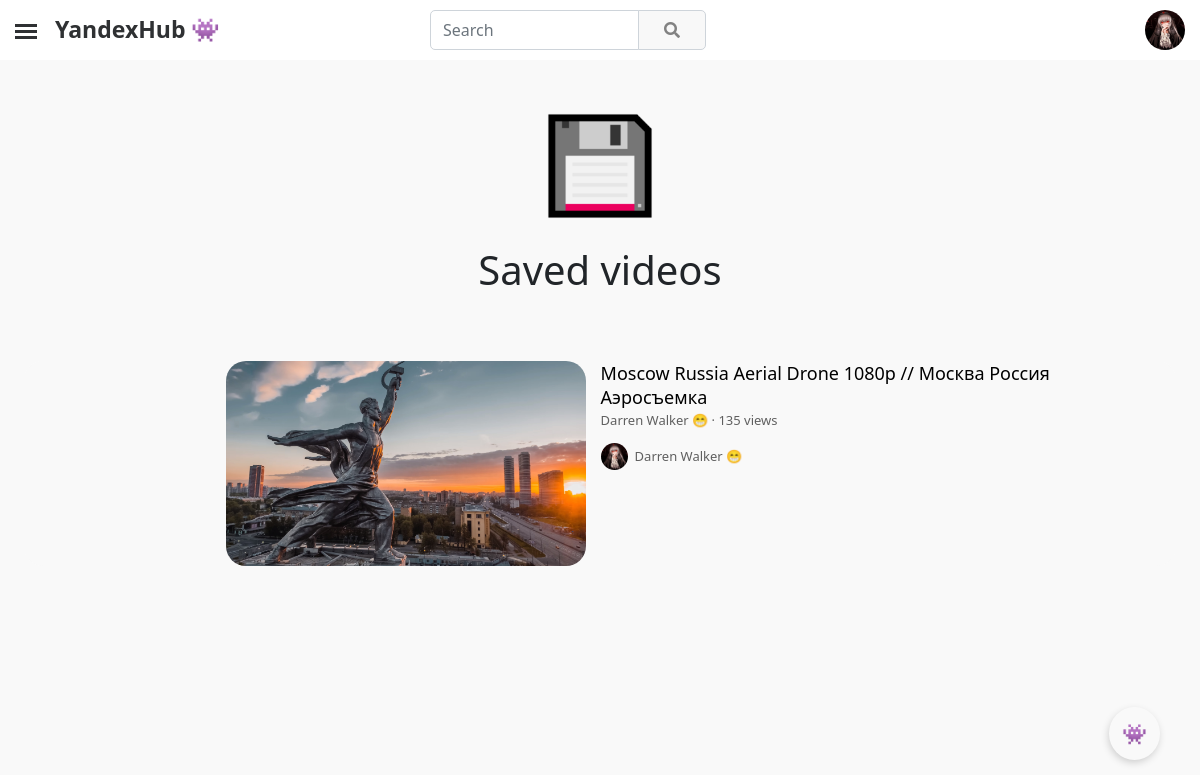
Page /saved/ (signed in) on the committed database.
### YandexHub/apps/mainapp/models.py (models this page shows, shortened)
class CustomUser(AbstractUser):
    user_id = models.CharField(blank=True, null=True, max_length=24)
    email = models.EmailField(null=True, unique=True)
    username = models.CharField(blank=True, null=True, max_length=25)
    avatar = models.ImageField(blank=True, null=True, upload_to = 'avatars/', default='avatars/default/default_avatar.png')
    banner = models.ImageField(blank=True, null=True, upload_to='users_banners/')
    all_views = models.BigIntegerField(default=0)
    all_subscribers = models.BigIntegerField(default=0)
    description = models.TextField(blank=True, null=True, max_length=5000)
    contact_email  = models.CharField(blank=True, null=True, max_length=75)
    location = models.CharField(blank=True, null=True, max_length=50)
    vk_link = models.CharField(blank=True, null=True, max_length=150)
    instagram_link = models.CharField(blank=True, null=True, max_length=150)
    facebook_link = models.CharField(blank=True, null=True, max_length=150)
    reddit_link = models.CharField(blank=True, null=True, max_length=150)
    telegram_link = models.CharField(blank=True, null=True, max_length=150)
    twitter_link = models.CharField(blank=True, null=True, max_length=150)
    website_link = models.CharField(blank=True, null=True, max_length=150)
    telegram = models.CharField(blank=True, null=True, max_length=150)
    date_created = models.DateTimeField(auto_now_add=True, db_index=True)
    REQUIRED_FIELDS = ['username']
    USERNAME_FIELD = 'email'

class SavedVideo(models.Model):
    saved_user = models.ForeignKey(CustomUser, on_delete=models.CASCADE, null=False, related_name='saved_user')
    saved_video = models.ForeignKey(Video, on_delete=models.CASCADE, null=False, related_name='saved_video')
    date_created = models.DateTimeField(auto_now_add=True, db_index=True)

class Video(models.Model):
    video_id = models.CharField(blank=True, null=True, max_length=32)
    creator = models.ForeignKey(CustomUser, on_delete=models.CASCADE, null=False, related_name='video_creator')
    video = models.FileField(upload_to='videos/')
    video_banner = models.ImageField(upload_to='video_banners/')
    views = models.BigIntegerField(default=0)
    likes = models.BigIntegerField(default=0)
    dislikes = models.BigIntegerField(default=0)
    comments = models.BigIntegerField(default=0)
    coefficient = models.FloatField(default=0)
    title = models.CharField(max_length=150)
    description = models.TextField(blank=True, null=True, max_length=1000000)
    date_created = models.DateTimeField(auto_now_add=True, db_index=True)

### YandexHub/apps/mainapp/views.py (the view)
# urls.py: path('saved/', SavedVideosView.as_view(), name="saved__videos__page"),
class SavedVideosView(ListView):
    template_name = 'user/video/saved.html'
    paginate_by = 10
    queryset = SavedVideo
    context_object_name = "videos"
    def get_queryset(self):
        if self.request.user.is_authenticated:
            return SavedVideo.objects.filter(saved_user=self.request.user).order_by("-date_created")
        else:
            return SavedVideo.objects.none()
    def get_context_data(self,**kwargs):
        context = super(SavedVideosView, self).get_context_data(**kwargs)
        context['title'] = 'Saved videos 💾'
        return context

### YandexHub/apps/mainapp/templatetags/poll_extras.py (called while the page is built)
@register.filter(name='brief_views_format')
@stringfilter
def brief_views_format(arg):
    if int(arg) < 1000000:
        if int(arg) == 1:
            return '1 view'
        elif int(arg) < 1000:
            return f'{arg} views'
        else:
            return f"{str_fixed(float(int(arg)/1000), int(arg), 1, 'views')}K views"
    elif int(arg) < 1000000000:
        return f"{str_fixed(float(int(arg)/1000000), int(arg), 1, 'views')}M views"
    elif int(arg) < 1000000000000:
        return f"{str_fixed(float(int(arg)/1000000000), int(arg), 1, 'views')}B views"
    else:
        return ''

@register.filter(name='html_to_text')
@stringfilter
def html_to_text(html):
    cleanr = re.compile('<.*?>')
    cleantext = re.sub(cleanr, '', html)
    return cleantext

### YandexHub/apps/mainapp/templates/user/video/saved.html (shortened to what this page needs)
{% extends "main.html" %}
{% block content %}
{% load poll_extras %}
{% load static %}
<main role="main" style="margin-top: 35px;">
    <div class="block-content">
        {% if request.user.is_authenticated %}
        <section class="py-3 text-center container-fluid">
            <div class="row" style="padding-bottom: 1rem!important;">
                <div class="col-lg-12 col-md-8 mx-auto">
                    <img class="banner-icon" src="{% static 'media/site/icons/floppy-disk.png' %}">
                    <h1 style="margin-bottom: 25px;">Saved videos</h1>
                </div>
            </div>
        </section>
        <div class="infinite-container">
            {% for i in videos %}
            <div class="infinite-item">
                <div class="card" style="height: 205px; margin-top: 10px;">
                    <div class="row g-0" style="width: 65%; position: relative; margin-left: auto; margin-right: auto;">
                        <div class="col-md-4" style="left: 0; position: absolute;">
                            <a style="cursor: pointer;" onclick="transition_link(`{% url 'video__page' i.saved_video.video_id %}`)">
                                <div class="img"
                                    style="width: 360px; height: 205px; border-radius: 20px; background-image: url({{i.saved_video.video_banner.url}});">
                                </div>
                            </a>
                        </div>
                        <div class="col-md-8" style="top: 0; position: absolute; left: 365px;">
                            <div style="padding-top: 0; margin-left: 10px;">
                                <a style="cursor: pointer;" onclick="transition_link(`{% url 'video__page' i.saved_video.video_id %}`)">
                                    <p style="font-size: 18px; margin-bottom: -2px; color: #000;">{{ i.saved_video.title }}</p>
                                </a>
                                <small style="color: #606060; font-size: 13px;"><a style="color: #606060; cursor: pointer;" onclick="transition_link(`{% url 'channel__page' i.saved_video.creator.user_id %}`)">{{i.saved_video.creator.username}}</a> · {{i.saved_video.views|brief_views_format}}</small>
                                <a style="cursor: pointer;" onclick="transition_link(`{% url 'channel__page' i.saved_video.creator.user_id %}`)">
                                    <small style="display: block; margin-top: 12px; font-size: 13px; color: #606060;">
                                        <div class="img"
                                            style="display: inline-block; margin-right: 7px; width: 27px; height: 27px; border-radius: 50%; background-image: url({{i.saved_video.creator.avatar.url}});">
                                        </div>
                                        <div style="display: inline-block; position: absolute; margin-top: 4px;">
                                            {{i.saved_video.creator.username}}</div>
                                    </small>
                                </a>
                            </div>
                        </div>
                    </div>
                </div>
            </div>
            {% endfor %}
        </div>
        {% endif %}
    </div>
</main>
{% endblock %}

### YandexHub/apps/mainapp/templates/components/site/navbar.html (shortened to what this page needs)
<nav class="navbar sticky-top navbar-light" style="padding: 10px 0 10px 0; background-color: #fff;">
    <label for="openSidebarMenu" class="sidebarIconToggle">
        <div class="spinner diagonal part-1"></div>
        <div class="spinner horizontal"></div>
        <div class="spinner diagonal part-2"></div>
    </label>
    {% if request.user.is_authenticated %}
    <a class="navbar-brand logo-block" rel="home" style="cursor: pointer;" onclick="transition_link(`{% url 'main__page' %}`)">
        <div style="max-width:40px; margin-top: -6px; margin-left: 55px;">
             <b class="logo">YandexHub 👾</b>
        </div>
    </a>
    {% else %}
    <a class="navbar-brand logo-block" rel="home" style="cursor: pointer;" onclick="transition_link(`{% url 'main__page' %}`)">
        <div style="max-width:40px; margin-top: -6px; margin-left: 55px;">
             <b class="logo2">YandexHub 👾</b>
        </div>
    </a>
    {% endif %}
    <form class="d-flex container" style="width: 25%;">
        <div class="input-group search-block">
            <input id="search-input" type="text" class="form-control" style="border-radius: 5px 0 0 5px;"
                placeholder="Search" aria-label="Search" aria-describedby="input-group-1" autocomplete="off">
            <div class="input-group-append">
                <a class="btn btn-secondary" class="input-group-text" id="search-button"
                    style="padding-top: 8px; padding-bottom: 8px; padding-left: 25px; padding-right: 25px; border-radius: 0 5px 5px 0; background-color:#F8F8F8; border-color: #CED4DA; color: #828282;">
                    <i class="fa fa-search"></i>
                </a>
            </div>
        </div>
    </form>
    {% if request.user.is_authenticated %}
    <div class="dropdown wrapper-dropdown-3">
        <a role="button" id="dropdownMenuLink" data-bs-toggle="dropdown" aria-expanded="false">
            <div class="avatar-video-img img" style="width: 40px; height: 40px; margin-right: 15px; background-image: url({{ request.user.avatar.url }});"></div>
        </a>
    </div>
    {% else %}
    <a class="btn btn-outline-primary" onclick="transition_link(`{% url 'sign__in__page' %}`)"
        style="border-radius: 5px; margin-right: 15px; cursor: pointer;"><i class="far fa-user"></i> Sign In</a>
    {% endif %}
</nav>

### static/css/main.css (style rules this page uses)
body { -webkit-animation: fade-in 0.5s linear; -moz-animation: fade-in 0.5s linear; -o-animation: fade-in 0.5s linear; animation: fade-in 0.5s linear; }
.row { justify-content: left !important; }
p, a, small { line-height: normal !important; }
.img, img { background-repeat: no-repeat; background-position: center; background-size: cover; }
a { text-decoration: none; }
.card { border-radius: 1.25rem; height: 340px; border: none; background: #f9f9f9; }
.avatar-video-img { width: 45px; height: 45px; margin-right: 10px; border-radius: 50%; }
.row { display: flex; align-items: center; justify-content: center; height: 100%; }
@media (max-width: 3440px) { .block-content { margin-left: 22%; margin-right: 22%; } }
@media (max-width: 2560px) { .block-content { margin-left: 15%; margin-right: 15%; } }
@media (max-width: 1920px) { .block-content { margin-left: 6%; margin-right: 6%; } }
@media (max-width: 1680px) { .block-content { margin-left: 2%; margin-right: 2%; } }
@media (max-width: 1440px) { .block-content { margin-left: 2%; margin-right: 2%; } }
@media (max-width: 1366px) { .block-content { margin-left: 2%; margin-right: 2%; } }
.sidebarIconToggle { transition: all 0.3s; box-sizing: border-box; cursor: pointer; position: absolute; z-index: 99; height: 100%; width: 100%; top: 24px; left: 15px; height: 22px; width: 22px; }
.spinner { transition: all 0.3s; box-sizing: border-box; position: absolute; height: 3px; width: 100%; background-color: #2f3133; }
.horizontal { transition: all 0.3s; box-sizing: border-box; position: relative; float: left; margin-top: 3px; }
.diagonal.part-1 { position: relative; transition: all 0.3s; box-sizing: border-box; float: left; }
.diagonal.part-2 { transition: all 0.3s; box-sizing: border-box; position: relative; float: left; margin-top: 3px; }
.wrapper-dropdown-3 { position: relative; cursor: pointer; outline: none; padding-left: 120px !important; font-weight: bold; color: #212529; }
.banner-icon { width: 110px; margin-bottom: 25px; height: auto; }
main { margin-top: 35px; }
.logo { font-size: 23px; font-weight: 700; color: #2f3133; position: relative; bottom: -2px; }

### static/css/predloader.css (style rules this page uses)
.animated-show { opacity: 0; transition: opacity 0.5s ease-out; }
.animated-show.animated-show-active { opacity: 1; }

### rows in the picture
CustomUser: user.avatar (picture)
SavedVideo: saved_video.video_banner (picture), saved_video "Moscow Russia Aerial Drone 1080p // Москва Россия Аэросъемка", saved_video.creator.username "Darren Walker 😁", saved_video.views|brief_views_format "135 views", saved_video.creator.avatar (picture)
